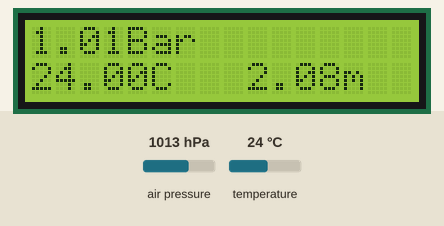
Recording of a sketch running on a simulated Arduino Uno, built with avr-gcc and run on an emulated ATmega328P. Parts: 16×2 character LCD. The test bench sets the inputs (shaded band); at power-on: air pressure 1013 hPa, temperature 24 °C.

Above: at 1.2 s.
1.3 s: air pressure set to 952 hPa
At 2.2 s:
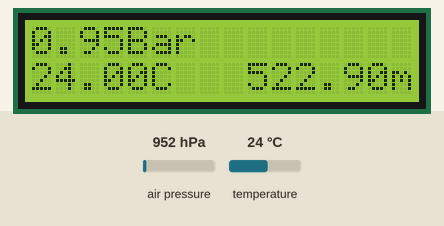
5.0 s: temperature set to 12 °C
At 5.7 s:
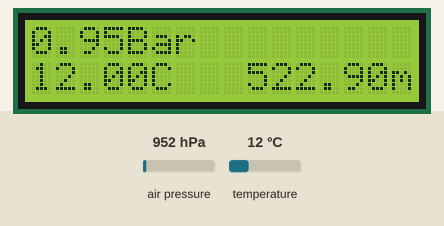
6.5 s: air pressure set to 975 hPa
At 7.1 s:
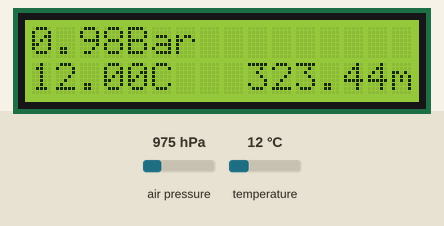
8.2 s: temperature set to 19 °C
At 9.0 s:
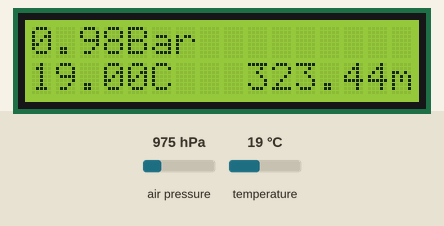
Timing chart, 0 to 10.9 s (numbered marks = the images above; inputs shaded):
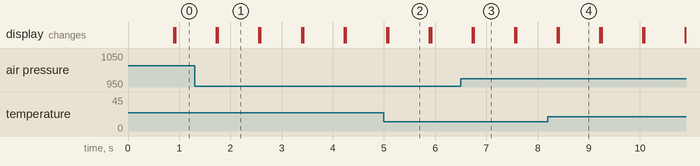

The sketch:

tp6.ino
```cpp
#include <Adafruit_BMP085.h>
#include <LCD_I2C.h>

LCD_I2C lcd(0x27, 16, 2); // Default address of most PCF8574 modules, change according

Adafruit_BMP085 bmp;

void setup() {
  bmp.begin();
  lcd.begin();
  lcd.backlight();
}

void loop() {
    lcd.print(bmp.readPressure()/100000.0F);
    lcd.print("Bar");

    lcd.setCursor(0, 1);
    lcd.print(bmp.readTemperature());
    lcd.print("C   ");

    lcd.print(bmp.readAltitude());
    lcd.print("m");

    delay(800);
    lcd.clear();
}
```

Measured:
- after the input at 1.3 s, the display: first differs from a run without the input after 0.46 s (image 1)
- after the input at 5.0 s, the display: first differs from a run without the input after 0.09 s (image 2)
- after the input at 6.5 s, the display: first differs from a run without the input after 0.25 s (image 3)
- what the display in image 1 shows lasts 0.8 s, from 1.8 s to 2.6 s
